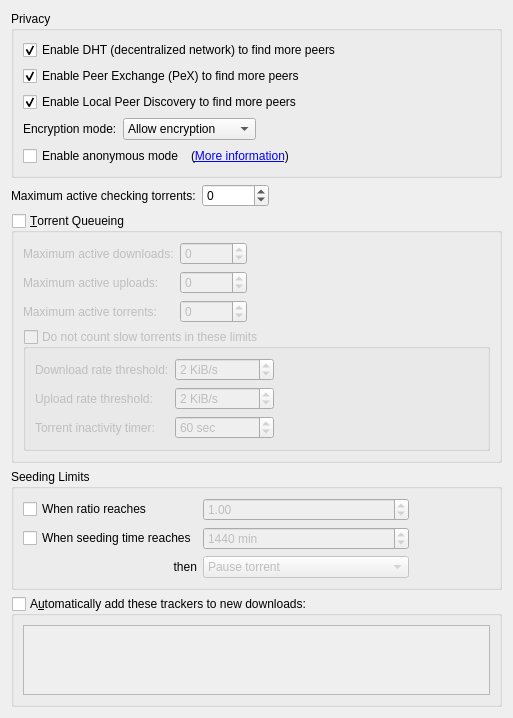
          <widget class="QWidget" name="scrollAreaWidgetContents_4">
           <property name="geometry">
            <rect>
             <x>0</x>
             <y>0</y>
             <width>513</width>
             <height>679</height>
            </rect>
           </property>
           <layout class="QVBoxLayout" name="verticalLayout_7">
            <item>
             <widget class="QGroupBox" name="AddBTFeaturesBox">
              <property name="title">
               <string>Privacy</string>
              </property>
              <layout class="QVBoxLayout" name="verticalLayout_14">
               <item>
                <widget class="QCheckBox" name="checkDHT">
                 <property name="toolTip">
                  <string>Find peers on the DHT network</string>
                 </property>
                 <property name="text">
                  <string>Enable DHT (decentralized network) to find more peers</string>
                 </property>
                 <property name="checked">
                  <bool>true</bool>
                 </property>
                </widget>
               </item>
               <item>
                <widget class="QCheckBox" name="checkPeX">
                 <property name="toolTip">
                  <string>Exchange peers with compatible Bittorrent clients (µTorrent, Vuze, ...)</string>
                 </property>
                 <property name="text">
                  <string>Enable Peer Exchange (PeX) to find more peers</string>
                 </property>
                 <property name="checked">
                  <bool>true</bool>
                 </property>
                </widget>
               </item>
               <item>
                <widget class="QCheckBox" name="checkLSD">
                 <property name="toolTip">
                  <string>Look for peers on your local network</string>
                 </property>
                 <property name="text">
                  <string>Enable Local Peer Discovery to find more peers</string>
                 </property>
                 <property name="checked">
                  <bool>true</bool>
                 </property>
                </widget>
               </item>
               <item>
                <layout class="QHBoxLayout">
                 <item>
                  <widget class="QLabel" name="lbl_encryption">
                   <property name="text">
                    <string>Encryption mode:</string>
                   </property>
                  </widget>
                 </item>
                 <item>
                  <widget class="QComboBox" name="comboEncryption">
                   <property name="toolTip">
                    <string>Allow encryption: Connect to peers regardless of setting
Require encryption: Only connect to peers with protocol encryption
Disable encryption: Only connect to peers without protocol encryption</string>
                   </property>
                   <item>
                    <property name="text">
                     <string>Allow encryption</string>
                    </property>
                   </item>
                   <item>
                    <property name="text">
                     <string>Require encryption</string>
                    </property>
                   </item>
                   <item>
                    <property name="text">
                     <string>Disable encryption</string>
                    </property>
                   </item>
                  </widget>
                 </item>
                 <item>
                  <spacer>
                   <property name="orientation">
                    <enum>Qt::Horizontal</enum>
                   </property>
                   <property name="sizeHint" stdset="0">
                    <size>
                     <width>40</width>
                     <height>20</height>
                    </size>
                   </property>
                  </spacer>
                 </item>
                </layout>
               </item>
               <item>
                <layout class="QHBoxLayout" name="horizontalLayout_6">
                 <item>
                  <widget class="QCheckBox" name="checkAnonymousMode">
                   <property name="toolTip">
                    <string>Enable when using a proxy or a VPN connection</string>
                   </property>
                   <property name="text">
                    <string>Enable anonymous mode</string>
                   </property>
                  </widget>
                 </item>
                 <item>
                  <widget class="QLabel" name="label_anonymous">
                   <property name="text">
                    <string>(&lt;a href=&quot;https://github.com/qbittorrent/qBittorrent/wiki/Anonymous-Mode&quot;&gt;More information&lt;/a&gt;)</string>
                   </property>
                   <property name="openExternalLinks">
                    <bool>true</bool>
                   </property>
                  </widget>
                 </item>
                 <item>
                  <spacer name="horizontalSpacer_14">
                   <property name="orientation">
                    <enum>Qt::Horizontal</enum>
                   </property>
                   <property name="sizeHint" stdset="0">
                    <size>
                     <width>40</width>
                     <height>20</height>
                    </size>
                   </property>
                  </spacer>
                 </item>
                </layout>
               </item>
              </layout>
             </widget>
            </item>
            <item>
             <layout class="QHBoxLayout" name="horizontalLayout_20">
              <item>
               <widget class="QLabel" name="labelMaxActiveCheckingTorrents">
                <property name="text">
                 <string>Maximum active checking torrents:</string>
                </property>
               </widget>
              </item>
              <item>
               <widget class="QSpinBox" name="spinBoxMaxActiveCheckingTorrents">
                <property name="specialValueText">
                 <string notr="true">∞</string>
                </property>
                <property name="minimum">
                 <number>-1</number>
                </property>
                <property name="maximum">
                 <number>2147483647</number>
                </property>
               </widget>
              </item>
              <item>
               <spacer name="horizontalSpacer_21">
                <property name="orientation">
                 <enum>Qt::Horizontal</enum>
                </property>
                <property name="sizeHint" stdset="0">
                 <size>
                  <width>40</width>
                  <height>20</height>
                 </size>
                </property>
               </spacer>
              </item>
             </layout>
            </item>
            <item>
             <widget class="QGroupBox" name="checkEnableQueueing">
              <property name="title">
               <string>&amp;Torrent Queueing</string>
              </property>
              <property name="checkable">
               <bool>true</bool>
              </property>
              <property name="checked">
               <bool>false</bool>
              </property>
              <layout class="QGridLayout" name="gridLayout_2">
               <item row="0" column="0">
                <widget class="QLabel" name="label_max_active_dl">
                 <property name="text">
                  <string>Maximum active downloads:</string>
                 </property>
                </widget>
               </item>
               <item row="0" column="1">
                <widget class="QSpinBox" name="spinMaxActiveDownloads">
                 <property name="specialValueText">
                  <string>∞</string>
                 </property>
                 <property name="minimum">
                  <number>-1</number>
                 </property>
                 <property name="maximum">
                  <number>2147483647</number>
                 </property>
                </widget>
               </item>
               <item row="1" column="0">
                <widget class="QLabel" name="label_max_active_up">
                 <property name="text">
                  <string>Maximum active uploads:</string>
                 </property>
                </widget>
               </item>
               <item row="1" column="1">
                <widget class="QSpinBox" name="spinMaxActiveUploads">
                 <property name="specialValueText">
                  <string>∞</string>
                 </property>
                 <property name="minimum">
                  <number>-1</number>
                 </property>
                 <property name="maximum">
                  <number>2147483647</number>
                 </property>
                </widget>
               </item>
               <item row="2" column="0">
                <widget class="QLabel" name="maxActiveTorrents_lbl">
                 <property name="text">
                  <string>Maximum active torrents:</string>
                 </property>
                </widget>
               </item>
               <item row="2" column="1">
                <widget class="QSpinBox" name="spinMaxActiveTorrents">
                 <property name="specialValueText">
                  <string>∞</string>
                 </property>
                 <property name="minimum">
                  <number>-1</number>
                 </property>
                 <property name="maximum">
                  <number>2147483647</number>
                 </property>
                </widget>
               </item>
               <item row="0" column="2">
                <spacer name="horizontalSpacer_7">
                 <property name="orientation">
                  <enum>Qt::Horizontal</enum>
                 </property>
                 <property name="sizeHint" stdset="0">
                  <size>
                   <width>40</width>
                   <height>20</height>
                  </size>
                 </property>
                </spacer>
               </item>
               <item row="3" column="0" colspan="3">
                <widget class="QGroupBox" name="checkIgnoreSlowTorrentsForQueueing">
                 <property name="title">
                  <string>Do not count slow torrents in these limits</string>
                 </property>
                 <property name="checkable">
                  <bool>true</bool>
                 </property>
                 <property name="checked">
                  <bool>false</bool>
                 </property>
                 <layout class="QGridLayout" name="gridLayout_13">
                  <item row="0" column="1">
                   <widget class="QSpinBox" name="spinDownloadRateForSlowTorrents">
                    <property name="suffix">
                     <string> KiB/s</string>
                    </property>
                    <property name="maximum">
                     <number>2000000</number>
                    </property>
                    <property name="value">
                     <number>2</number>
                    </property>
                   </widget>
                  </item>
                  <item row="1" column="1">
                   <widget class="QSpinBox" name="spinUploadRateForSlowTorrents">
                    <property name="suffix">
                     <string> KiB/s</string>
                    </property>
                    <property name="maximum">
                     <number>2000000</number>
                    </property>
                    <property name="value">
                     <number>2</number>
                    </property>
                   </widget>
                  </item>
                  <item row="1" column="0">
                   <widget class="QLabel" name="labelUploadRateForSlowTorrents">
                    <property name="text">
                     <string>Upload rate threshold:</string>
                    </property>
                   </widget>
                  </item>
                  <item row="0" column="0">
                   <widget class="QLabel" name="labelDownloadRateForSlowTorrents">
                    <property name="text">
                     <string>Download rate threshold:</string>
                    </property>
                   </widget>
                  </item>
                  <item row="0" column="2">
                   <spacer name="horizontalSpacer_9">
                    <property name="orientation">
                     <enum>Qt::Horizontal</enum>
                    </property>
                    <property name="sizeHint" stdset="0">
                     <size>
                      <width>40</width>
                      <height>20</height>
                     </size>
                    </property>
                   </spacer>
                  </item>
                  <item row="2" column="1">
                   <widget class="QSpinBox" name="spinSlowTorrentsInactivityTimer">
                    <property name="suffix">
                     <string extracomment="seconds"> sec</string>
                    </property>
                    <property name="minimum">
                     <number>1</number>
                    </property>
                    <property name="maximum">
                     <number>999999</number>
                    </property>
                    <property name="value">
                     <number>60</number>
                    </property>
                   </widget>
                  </item>
                  <item row="2" column="0">
                   <widget class="QLabel" name="labelSlowTorrentInactivityTimer">
                    <property name="text">
                     <string>Torrent inactivity timer:</string>
                    </property>
                   </widget>
                  </item>
                 </layout>
                </widget>
               </item>
              </layout>
             </widget>
            </item>
            <item>
             <widget class="QGroupBox" name="seedingLimitsBox">
              <property name="title">
               <string>Seeding Limits</string>
              </property>
              <layout class="QGridLayout" name="gridLayout_91">
               <item row="2" column="1">
                <widget class="QSpinBox" name="spinMaxSeedingMinutes">
                 <property name="enabled">
                  <bool>false</bool>
                 </property>
                 <property name="suffix">
                  <string extracomment="minutes"> min</string>
                 </property>
                 <property name="maximum">
                  <number>9999999</number>
                 </property>
                 <property name="value">
                  <number>1440</number>
                 </property>
                </widget>
               </item>
               <item row="2" column="0">
                <widget class="QCheckBox" name="checkMaxSeedingMinutes">
                 <property name="text">
                  <string>When seeding time reaches</string>
                 </property>
                </widget>
               </item>
               <item row="3" column="0">
                <widget class="QLabel" name="label">
                 <property name="text">
                  <string>then</string>
                 </property>
                 <property name="alignment">
                  <set>Qt::AlignRight|Qt::AlignTrailing|Qt::AlignVCenter</set>
                 </property>
                </widget>
               </item>
               <item row="3" column="1">
                <widget class="QComboBox" name="comboRatioLimitAct">
                 <property name="enabled">
                  <bool>false</bool>
                 </property>
                 <item>
                  <property name="text">
                   <string>Pause torrent</string>
                  </property>
                 </item>
                 <item>
                  <property name="text">
                   <string>Remove torrent</string>
                  </property>
                 </item>
                 <item>
                  <property name="text">
                   <string>Remove torrent and its files</string>
                  </property>
                 </item>
                 <item>
                  <property name="text">
                   <string>Enable super seeding for torrent</string>
                  </property>
                 </item>
                </widget>
               </item>
               <item row="1" column="0">
                <widget class="QCheckBox" name="checkMaxRatio">
                 <property name="text">
                  <string>When ratio reaches</string>
                 </property>
                </widget>
               </item>
               <item row="1" column="1">
                <widget class="QDoubleSpinBox" name="spinMaxRatio">
                 <property name="enabled">
                  <bool>false</bool>
                 </property>
                 <property name="maximum">
                  <double>9998.000000000000000</double>
                 </property>
                 <property name="singleStep">
                  <double>0.050000000000000</double>
                 </property>
                 <property name="value">
                  <double>1.000000000000000</double>
                 </property>
                </widget>
               </item>
               <item row="1" column="2">
                <spacer name="horizontalSpacer_2">
                 <property name="orientation">
                  <enum>Qt::Horizontal</enum>
                 </property>
                 <property name="sizeHint" stdset="0">
                  <size>
                   <width>40</width>
                   <height>20</height>
                  </size>
                 </property>
                </spacer>
               </item>
              </layout>
             </widget>
            </item>
            <item>
             <widget class="QGroupBox" name="checkEnableAddTrackers">
              <property name="title">
               <string>A&amp;utomatically add these trackers to new downloads:</string>
              </property>
              <property name="checkable">
               <bool>true</bool>
              </property>
              <property name="checked">
               <bool>false</bool>
              </property>
              <layout class="QGridLayout" name="gridLayout_16">
               <item row="0" column="0">
                <widget class="QPlainTextEdit" name="textTrackers"/>
               </item>
              </layout>
             </widget>
            </item>
            <item>
             <spacer name="verticalSpacer_8">
              <property name="orientation">
               <enum>Qt::Vertical</enum>
              </property>
              <property name="sizeHint" stdset="0">
               <size>
                <width>20</width>
                <height>40</height>
               </size>
              </property>
             </spacer>
            </item>
           </layout>
          </widget>
